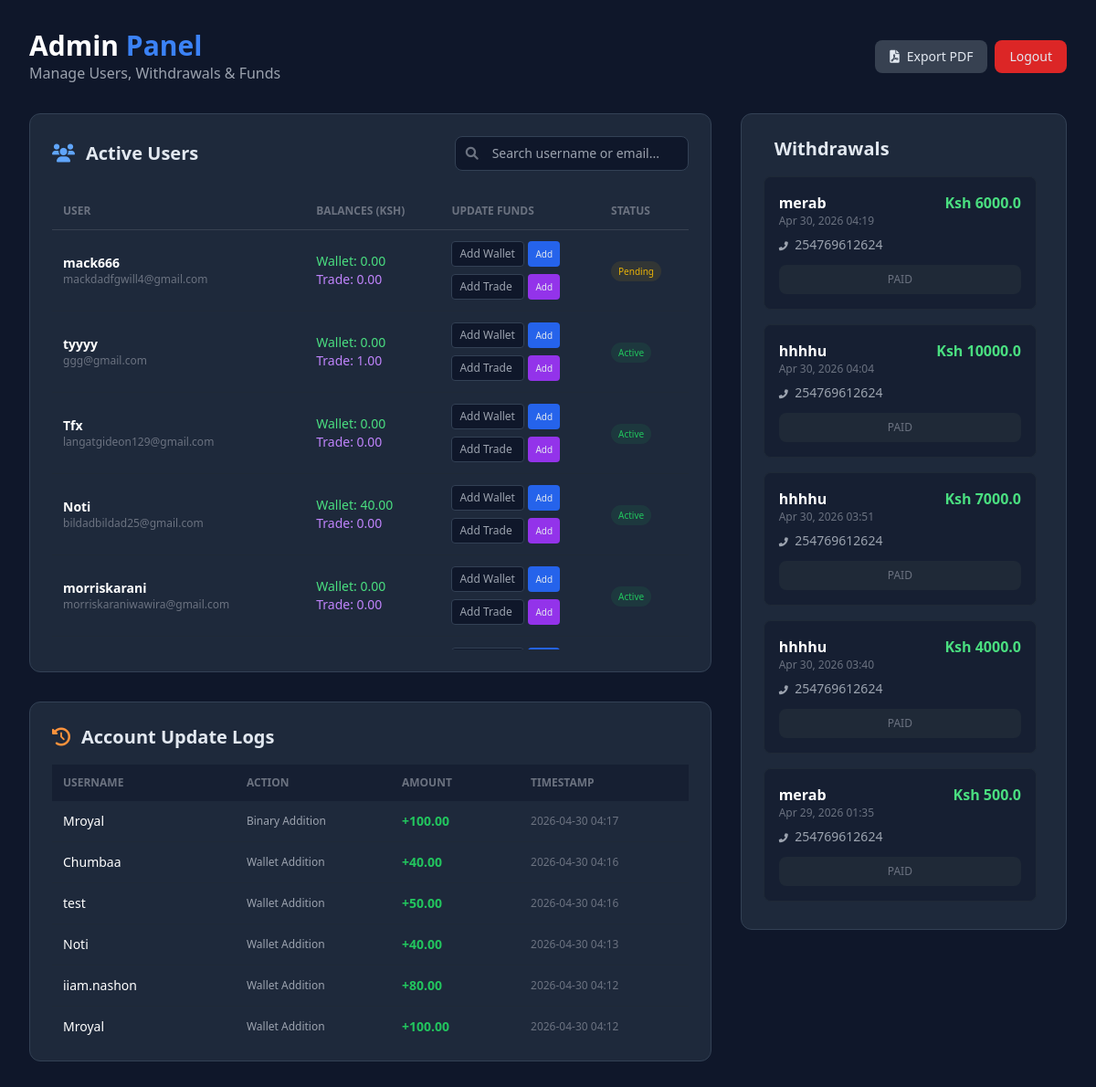
Page /admin (signed in) on the committed database.
### tables this page shows
CREATE TABLE users (
            email TEXT PRIMARY KEY,
            username TEXT UNIQUE,
            password_hash TEXT,
            phone TEXT,
            balance REAL DEFAULT 0.0,
            spin_balance REAL DEFAULT 0.0,
            total_earned REAL DEFAULT 0.0,
            total_withdrawn REAL DEFAULT 0.0,
            total_referred INTEGER DEFAULT 0,
            is_active BOOLEAN DEFAULT 0,
            referral_code TEXT UNIQUE,
            referred_by TEXT,
            joined_at TEXT
        , binary_balance REAL DEFAULT 0.0, binary_deposited REAL DEFAULT 0.0, binary_winnings REAL DEFAULT 0.0, reset_token TEXT, token_expiry TEXT);

CREATE TABLE admin_logs (
            id INTEGER PRIMARY KEY AUTOINCREMENT,
            admin_username TEXT,
            target_email TEXT,
            action_type TEXT,
            amount REAL,
            timestamp TEXT
        );

CREATE TABLE withdrawals (
            id INTEGER PRIMARY KEY AUTOINCREMENT,
            email TEXT,
            amount REAL,
            mpesa_number TEXT,
            status TEXT,
            date TEXT,
            FOREIGN KEY(email) REFERENCES users(email)
        );

### app.py (the view)
@app.route("/admin")
def admin_dashboard():
    if not session.get("is_admin"): return redirect(url_for("admin_login"))
    conn=get_db_connection()
    users=conn.execute("SELECT * FROM users ORDER BY joined_at DESC").fetchall()
    withdrawals=conn.execute("SELECT w.*,u.username FROM withdrawals w JOIN users u ON w.email=u.email ORDER BY w.id DESC").fetchall()
    recent_updates=conn.execute("SELECT l.*,u.username FROM admin_logs l JOIN users u ON l.target_email=u.email ORDER BY l.id DESC LIMIT 30").fetchall()
    conn.close()
    return render_template("admin.html",users=[dict(u) for u in users],
                           withdrawals=[dict(w) for w in withdrawals],recent_updates=[dict(r) for r in recent_updates])

### app.py (called while the page is built)
def get_db_connection():
    conn = sqlite3.connect(DB_PATH)
    conn.row_factory = sqlite3.Row
    return conn

### templates/admin.html (shortened to what this page needs)
<!DOCTYPE html>
<html lang="en">
<head>
    <script src="https://cdn.tailwindcss.com"></script>
    <link rel="stylesheet" href="https://cdnjs.cloudflare.com/ajax/libs/font-awesome/6.0.0/css/all.min.css">
</head>
<body class="min-h-screen p-4 md:p-8">
    <div class="max-w-7xl mx-auto">
        <div class="flex flex-col md:flex-row justify-between items-center mb-8 gap-4">
            <div>
                <h1 class="text-3xl font-bold text-white">Admin <span class="text-blue-500">Panel</span></h1>
                <p class="text-gray-400">Manage Users, Withdrawals & Funds</p>
            </div>
            <div class="flex gap-2">
                <a href="{{ url_for('download_users_pdf', status='all') }}" class="bg-gray-700 hover:bg-gray-600 px-4 py-2 rounded-lg text-sm transition">
                    <i class="fas fa-file-pdf mr-2"></i>Export PDF
                </a>
                <a href="{{ url_for('logout') }}" class="bg-red-600 hover:bg-red-700 px-4 py-2 rounded-lg text-sm transition">Logout</a>
            </div>
        </div>
        <div class="grid grid-cols-1 lg:grid-cols-3 gap-8">
            <div class="lg:col-span-2 space-y-8">
                <div class="card p-6">
                    <div class="flex flex-col md:flex-row justify-between items-center mb-6 gap-4">
                        <h2 class="text-xl font-bold flex items-center">
                            <i class="fas fa-users mr-3 text-blue-400"></i> Active Users
                        </h2>
                        <div class="relative w-full md:w-64">
                            <i class="fas fa-search absolute left-3 top-1/2 -translate-y-1/2 text-gray-500 text-sm"></i>
                            <input type="text" id="userSearch" onkeyup="filterUsers()" placeholder="Search username or email..."
                                class="w-full bg-slate-900 border border-slate-700 rounded-lg pl-10 pr-4 py-2 text-sm outline-none focus:border-blue-500 transition">
                        </div>
                    </div>
                    <div class="overflow-x-auto custom-scrollbar" style="max-height: 500px; overflow-y: auto;">
                        <table class="w-full text-left border-collapse" id="userTable">
                            <thead class="sticky top-0 bg-[#1e293b] z-10">
                                <tr class="text-gray-500 text-xs uppercase border-b border-gray-700">
                                    <th class="p-3">User</th>
                                    <th class="p-3">Balances (Ksh)</th>
                                    <th class="p-3">Update Funds</th>
                                    <th class="p-3">Status</th>
                                </tr>
                            </thead>
                            <tbody class="text-sm">
                                {% for user in users %}
                                <tr class="user-row border-b border-gray-800 hover:bg-slate-800/50 transition">
                                    <td class="p-3">
                                        <div class="font-bold text-white username-text">{{ user.username }}</div>
                                        <div class="text-xs text-gray-500 email-text">{{ user.email }}</div>
                                    </td>
                                    <td class="p-3">
                                        <div class="text-green-400">Wallet: {{ "%.2f"|format(user.balance) }}</div>
                                        <div class="text-purple-400">Trade: {{ "%.2f"|format(user.binary_balance) }}</div>
                                    </td>
                                    <td class="p-3">
                                        <div class="space-y-2">
                                            <div class="flex gap-1">
                                                <input type="number" id="bal-{{ user.email }}" placeholder="Add Wallet" class="w-20 bg-slate-900 border border-slate-700 rounded px-2 py-1 text-xs outline-none focus:border-blue-500">
                                                <button onclick="updateBalance('{{ user.email }}')" class="bg-blue-600 hover:bg-blue-500 p-1 px-2 rounded text-[10px]">Add</button>
                                            </div>
                                            <div class="flex gap-1">
                                                <input type="number" id="trade-{{ user.email }}" placeholder="Add Trade" class="w-20 bg-slate-900 border border-slate-700 rounded px-2 py-1 text-xs outline-none focus:border-purple-500">
                                                <button onclick="updateTrading('{{ user.email }}')" class="bg-purple-600 hover:bg-purple-500 p-1 px-2 rounded text-[10px]">Add</button>
                                            </div>
                                        </div>
                                    </td>
                                    <td class="p-3">
                                        {% if user.is_active %}
                                        <span class="bg-green-500/10 text-green-500 px-2 py-1 rounded-full text-[10px]">Active</span>
                                        {% else %}
                                        <span class="bg-yellow-500/10 text-yellow-500 px-2 py-1 rounded-full text-[10px]">Pending</span>
                                        {% endif %}
                                    </td>
                                </tr>
                                {% endfor %}
                            </tbody>
                        </table>
                    </div>
                </div>
                <div class="card p-6">
                    <h2 class="text-xl font-bold mb-4 flex items-center">
                        <i class="fas fa-history mr-3 text-orange-400"></i> Account Update Logs
                    </h2>
                    <div class="overflow-x-auto overflow-y-auto" style="max-height: 300px;">
                        <table class="w-full text-left text-sm">
                            <thead class="sticky top-0 bg-[#1e293b]">
                                <tr class="bg-slate-900/50 text-xs uppercase text-gray-500">
                                    <th class="p-3">Username</th>
                                    <th class="p-3">Action</th>
                                    <th class="p-3">Amount</th>
                                    <th class="p-3">Timestamp</th>
                                </tr>
                            </thead>
                            <tbody>
                                {% for log in recent_updates %}
                                <tr class="border-b border-gray-800">
                                    <td class="p-3 text-white">{{ log.username }}</td>
                                    <td class="p-3 text-gray-400 text-xs">{{ log.action_type }}</td>
                                    <td class="p-3 text-green-500 font-bold">+{{ "%.2f"|format(log.amount) }}</td>
                                    <td class="p-3 text-gray-500 text-xs">{{ log.timestamp }}</td>
                                </tr>
                                {% endfor %}
                            </tbody>
                        </table>
                    </div>
                </div>
            </div>
            <div class="space-y-8">
                <div class="card p-6">
                    <h2 class="text-xl font-bold mb-4 flex items-center">
                         Withdrawals
                    </h2>
                    <div class="space-y-4 overflow-y-auto pr-2 custom-scrollbar" style="max-height: 800px;">
                        {% for w in withdrawals %}
                        <div class="p-4 rounded-lg bg-slate-900/50 border border-gray-800">
                            <div class="flex justify-between items-start mb-2">
                                <div>
                                    <div class="font-bold text-white">{{ w.username }}</div>
                                    <div class="text-xs text-gray-500">{{ w.date }}</div>
                                </div>
                                <div class="text-green-400 font-bold">Ksh {{ w.amount }}</div>
                            </div>
                            <div class="text-sm text-gray-400 mb-3">
                                <i class="fas fa-phone-alt mr-1 text-[10px]"></i> {{ w.mpesa_number }}
                            </div>
                            {% if w.status == 'pending' %}
                            <button onclick="markAsPaid({{ w.id }})" class="w-full py-2 bg-green-600 hover:bg-green-700 text-white text-xs font-bold rounded-lg transition">
                                MARK AS PAID
                            </button>
                            {% else %}
                            <div class="w-full py-2 bg-gray-800 text-gray-500 text-center text-xs rounded-lg uppercase">
                                {{ w.status }}
                            </div>
                            {% endif %}
                        </div>
                        {% endfor %}
                    </div>
                </div>
            </div>
        </div>
    </div>
</body>
</html>

### templates/admin.html (style rules this page uses)
body { background-color: #0f172a; color: #e2e8f0; }
.card { background-color: #1e293b; border: 1px solid #334155; border-radius: 12px; }

### rows in the picture
users: username "mack666", email "mackdadfgwill4@gmail.com", balance "0.00", binary_balance "0.00", is_active "Pending"
users: username "tyyyy", email "ggg@gmail.com", balance "0.00", binary_balance "1.00", is_active "Active"
users: username "Tfx", email "langatgideon129@gmail.com", balance "0.00", binary_balance "0.00", is_active "Active"
users: username "Noti", email "bildadbildad25@gmail.com", balance "40.00", binary_balance "0.00", is_active "Active"
users: username "morriskarani", email "morriskaraniwawira@gmail.com", balance "0.00", binary_balance "0.00", is_active "Active"
admin_logs: username "Mroyal", action_type "Binary Addition", amount "100.00", timestamp "2026-04-30 04:17"
admin_logs: username "Chumbaa", action_type "Wallet Addition", amount "40.00", timestamp "2026-04-30 04:16"
admin_logs: username "test", action_type "Wallet Addition", amount "50.00", timestamp "2026-04-30 04:16"
admin_logs: username "Noti", action_type "Wallet Addition", amount "40.00", timestamp "2026-04-30 04:13"
admin_logs: username "iiam.nashon", action_type "Wallet Addition", amount "80.00", timestamp "2026-04-30 04:12"
admin_logs: username "Mroyal", action_type "Wallet Addition", amount "100.00", timestamp "2026-04-30 04:12"
withdrawals: username "merab", date "Apr 30, 2026 04:19", amount "6000.0", mpesa_number "254769612624", status "PAID"
withdrawals: username "hhhhu", date "Apr 30, 2026 04:04", amount "10000.0", mpesa_number "254769612624", status "PAID"
withdrawals: username "hhhhu", date "Apr 30, 2026 03:51", amount "7000.0", mpesa_number "254769612624", status "PAID"
withdrawals: username "hhhhu", date "Apr 30, 2026 03:40", amount "4000.0", mpesa_number "254769612624", status "PAID"
withdrawals: username "merab", date "Apr 29, 2026 01:35", amount "500.0", mpesa_number "254769612624", status "PAID"
